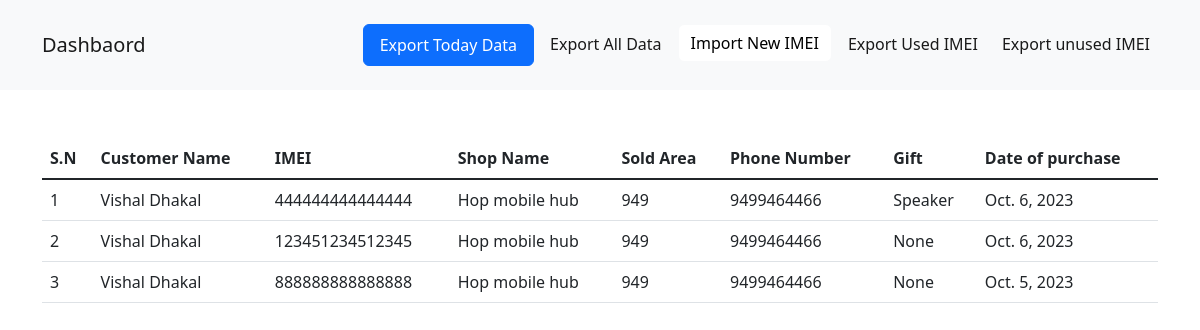
The app's page /dash/, older data.
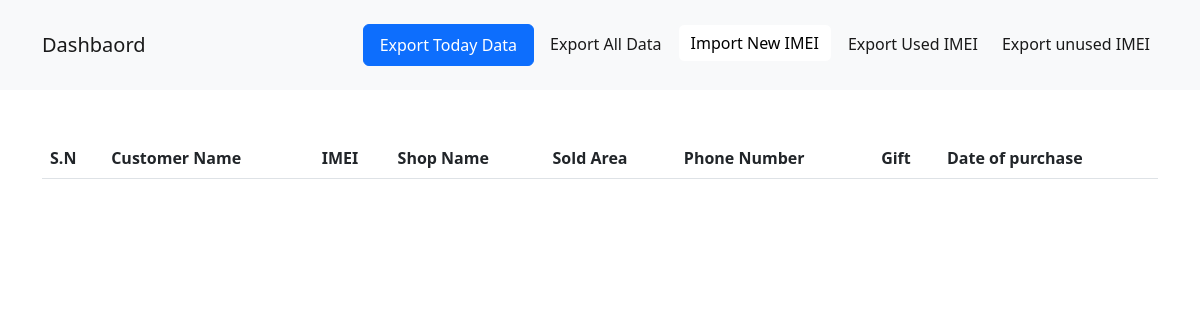
The same page, newer data.
### gifts/models.py (models this page shows, shortened)
class Customer(models.Model):
    CAMPAIGN_CHOICES = [
        ("Facebook Ads", "Facebook Ads"),
        ("Reatil Shop", "Reatil Shop"),
        ("Google Ads", "Google Ads"),
        ("Others", "Others"),
    ]
    customer_name = models.CharField(max_length=400)
    shop_name = models.TextField()
    just_passed_see = models.BooleanField(default=False)
    see_admit_card = models.FileField(null=True, blank=True)
    sold_area = models.CharField(max_length=800)
    phone_number = models.CharField(max_length=400)
    phone_model = models.CharField(max_length=400)
    sale_status = models.CharField(max_length=400, default="SOLD")
    prize_details = models.CharField(
        max_length=900, default="Happy Dashain and Tihar")
    gift = models.ForeignKey(Gift, on_delete=models.CASCADE, null=True)
    imei = models.CharField(max_length=400)
    date_of_purchase = models.DateField(auto_now_add=True, auto_now=False)
    how_know_about_campaign = models.CharField(
        max_length=800, choices=CAMPAIGN_CHOICES)
    recharge_card = models.ForeignKey(RechargeCard, on_delete=models.CASCADE,null=True,related_name="recharge_card")
    ntc_recharge_card = models.BooleanField(default=False)
    amount_of_card = models.IntegerField(default=50)
    profession =  models.CharField(max_length=400, default="None")
    class Meta:
        ordering = ("-date_of_purchase",)

class Gift(models.Model):
    name = models.CharField(max_length=400)
    image_url = models.FileField()
    def __str__(self):
        return self.name

### gifts/views.py (the view)
# urls.py: path('dash/', adminIndex,name = 'adminIndexx'),
def adminIndex(request):
    customerss = Customer.objects.all()
    ctx = {
        "customers": customerss
    }
    return render(request, "admin2/index.html", ctx)

### templates/admin2/index.html (shortened to what this page needs)
<!DOCTYPE html>
<html lang="en">
<head>
     <link href="https://cdn.jsdelivr.net/npm/bootstrap@5.2.3/dist/css/bootstrap.min.css" rel="stylesheet"
>
</head>
<body>
     <nav class="navbar navbar-expand-lg bg-light">
          <div class="container py-3">
               <a class="navbar-brand" href="#" class="fw-bold fs-5">Dashbaord</a>
               <div class="collapse navbar-collapse" id="navbarSupportedContent">
                    <ul class="navbar-nav ms-auto mb-2 mb-lg-0">
                         <li class="nav-item ms-2">
                              <a class="nav-link btn btn-primary text-white px-3" aria-current="page" href="#">Export
                                   Today
                                   Data</a>
                         </li>
                         <li class="nav-item ms-2">
                              <a class="nav-link active" aria-current="page" href="#">Export All Data</a>
                         </li>
                         <li class="nav-item ms-2">
                              <button type="button" class="btn btn-light bg-white" data-bs-toggle="modal"
                                   data-bs-target="#exampleModal">
                                   Import New IMEI
                              </button>
                         </li>
                         <li class="nav-item ms-2">
                              <a class="nav-link active" aria-current="page" href="#">Export Used IMEI</a>
                         </li>
                         <li class="nav-item ms-2">
                              <a class="nav-link active" aria-current="page" href="#">Export unused IMEI</a>
                         </li>
                    </ul>
               </div>
          </div>
     </nav>
     <div class="container py-5">
          <table class="table">
               <thead>
                    <tr>
                         <th scope="col">S.N</th>
                         <th scope="col">Customer Name</th>
                         <th scope="col">IMEI</th>
                         <th scope="col">Shop Name</th>
                         <th scope="col">Sold Area</th>
                         <th scope="col">Phone Number</th>
                         <th scope="col">Gift</th>
                         <th scope="col">Date of purchase</th>
                    </tr>
               </thead>
               <tbody class="table-group-divider">
                    {% for cust in customers %}
                    <tr>
                         <td>{{ forloop.counter }}</td>
                         <td>{{cust.customer_name}}</td>
                         <td>{{cust.imei}}</td>
                         <td>{{cust.shop_name}}</td>
                         <td>{{cust.sold_area}}</td>
                         <td>{{cust.phone_number}}</td>
                         <td>{{cust.gift}}</td>
                         <td>{{cust.date_of_purchase}}</td>
                    </tr>
                    {% endfor %}
               </tbody>
          </table>
     </div>
</body>
</html>

Row changes from the older to the newer data that the page shows:
removed Customer: customer_name "Vishal Dhakal", imei "444444444444444", shop_name "Hop mobile hub", sold_area "949", phone_number "9499464466", gift "Speaker", date_of_purchase "Oct. 6, 2023"
removed Customer: customer_name "Vishal Dhakal", imei "123451234512345", shop_name "Hop mobile hub", sold_area "949", phone_number "9499464466", gift "None", date_of_purchase "Oct. 6, 2023"
removed Customer: customer_name "Vishal Dhakal", imei "888888888888888", shop_name "Hop mobile hub", sold_area "949", phone_number "9499464466", gift "None", date_of_purchase "Oct. 5, 2023"
